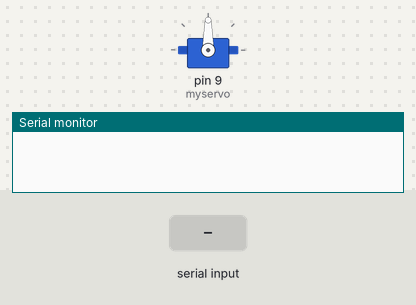
A sketch run on a simulated Arduino Uno, built with avr-gcc and run on an emulated ATmega328P. On the bench: servo, the last lines printed to the serial monitor. The inputs (shaded band) are chosen by the test bench.

Above: at 1.2 s.
1.3 s: byte 30 received over Serial
At 2.3 s:
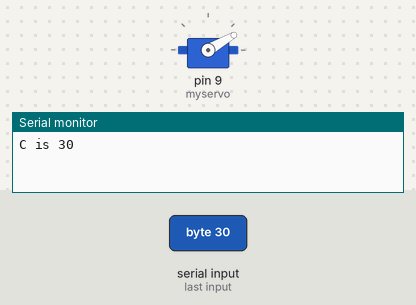
2.8 s: byte 120 received over Serial
At 3.4 s:
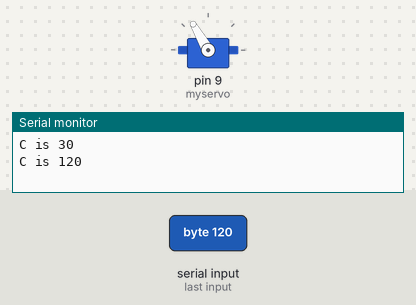
Timing chart, 0 to 5.8 s (numbered marks = the images above; inputs shaded):
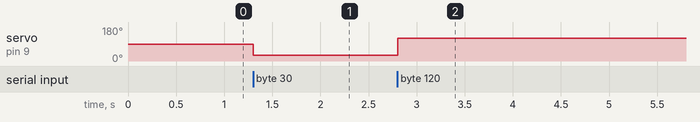

Measured:
- after the input at 1.3 s, servo on pin 9 (myservo): 90° → 30° at once
- after the input at 2.8 s, servo on pin 9 (myservo): 30° → 120° at once

The sketch:

servoGUIarduino.ino
```cpp
#include <Servo.h>

Servo myservo;  // create servo object to control a servo

int pos = 90;    // variable to store the servo position

void setup() {
        Serial.begin(9600);
        myservo.attach(9); //Servo connected to D9
}

void loop() {

        // send data only when you receive data:
        while (Serial.available() > 0) {
                // read the incoming byte:
                int c = Serial.read();
                delay(2);
                // say what you got:
                Serial.print("C is ");
                Serial.println(c, DEC);
                myservo.write(c);
        }
}
```
